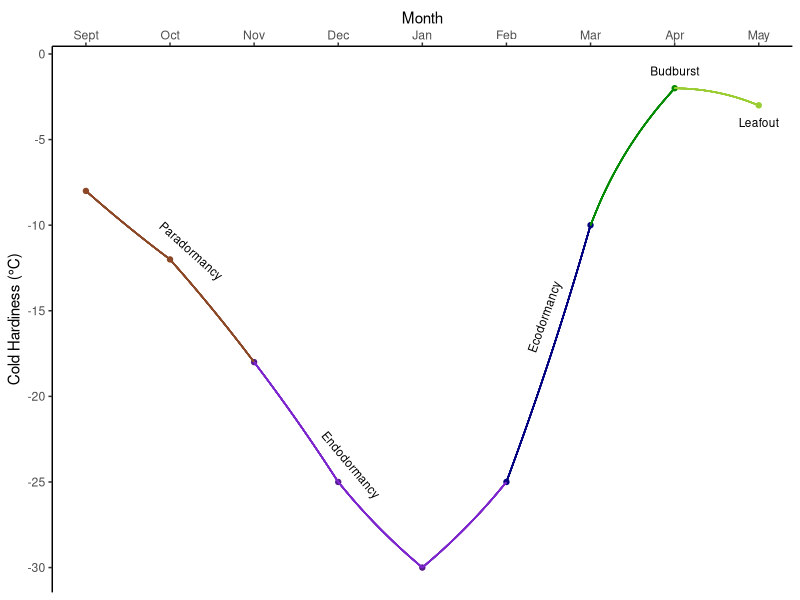
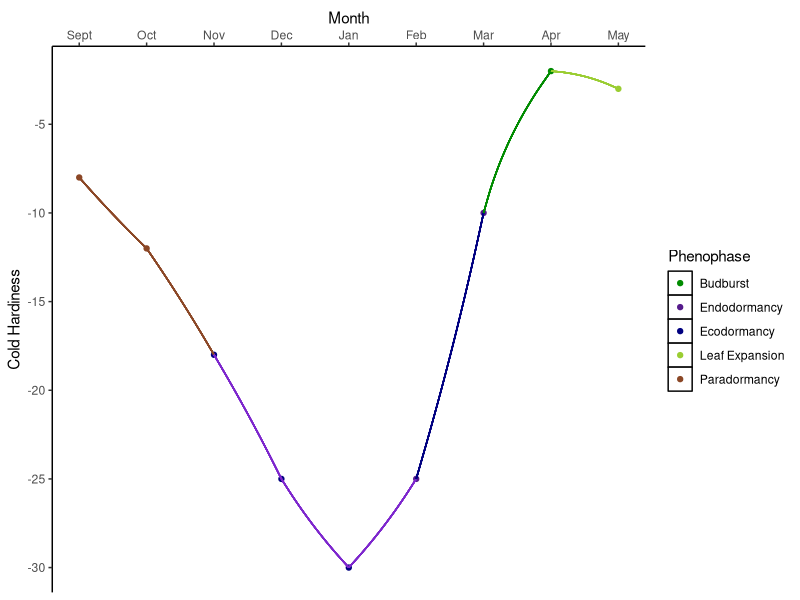
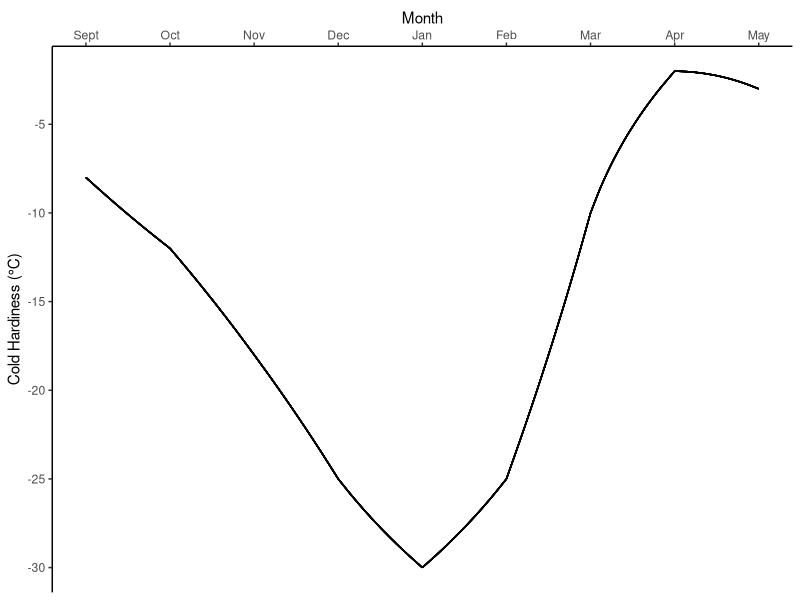

The R script that drew these images, in order:
### Make a new chart that shows the frost hardiness before, during and after dormancy
## Hardiness graph
# 8 February 2018 - Cat

# Load Libraries
library(ggplot2)

month<- 1:9
hrdy<-data.frame(month, hardy=NA, phase=NA)
hrdy$hardy<-c(-8, -12, -18, -25, -30, -25, -10, -2, -3)
hrdy$phase<-c("Paradormancy","Paradormancy", "Endodormancy", "Endodormancy", "Endodormancy", "Ecodormancy",
              "Ecodormancy", "Budburst", "Leaf Expansion")

ggplot(hrdy, aes(x=month, y=hardy)) +   
  scale_x_continuous(position = "top", breaks=c(1,2,3,4,5,6,7,8, 9),
                     labels=c("Sept", "Oct", "Nov", "Dec", "Jan", "Feb", "Mar", "Apr", "May")) +
  geom_point(aes(col=phase), col=c("sienna4","sienna4", "purple4", "purple4", "purple4", "navyblue", "navyblue", "green4", "yellowgreen")) +
  geom_curve(aes(x = 1, y = -8, xend = 2, yend = -12), data = hrdy, col="sienna4", curvature =0.02) +
  geom_curve(aes(x = 2, y = -12, xend = 3, yend = -18), data = hrdy, col="sienna4", curvature =-0.02) +
  geom_curve(aes(x = 3, y = -18, xend = 4, yend = -25), data = hrdy, col="purple3", curvature = -0.02) +
  geom_curve(aes(x = 4, y = -25, xend = 5, yend = -30), data = hrdy, col="purple3", curvature = 0.05) +
  geom_curve(aes(x = 5, y = -30, xend = 6, yend = -25), data = hrdy, col="purple3", curvature = 0.05) +
  geom_curve(aes(x = 6, y = -25, xend = 7, yend = -10), data = hrdy, col="navyblue", curvature = 0.02) +
  geom_curve(aes(x = 7, y = -10, xend = 8, yend = -2), data = hrdy, col="green4", curvature = -0.1) +
  geom_curve(aes(x = 8, y = -2, xend = 9, yend = -3), data = hrdy, col="yellowgreen", curvature = -0.1) +
  scale_y_continuous(breaks=c(2, 0, -5, -10, -15, -20, -25, -30, -35)) +
  theme(panel.background = element_blank(), axis.line = element_line(colour = "black")) +
  xlab("Month") + ylab("Cold Hardiness (°C)") + 
  annotate("text", x = 2.25, y = -11.5, label = "Paradormancy", angle=318, size=3) +
  annotate("text", x = 4.15, y = -24, label = "Endodormancy", angle=310, size=3) +
  annotate("text", x = 6.45, y = -15.35, label = "Ecodormancy", angle=70, size=3) +
  annotate("text", x = 8, y = -1, label = "Budburst", size=3) +
  annotate("text", x = 9, y = -4, label = "Leafout", size=3)

ggplot(hrdy, aes(x=month, y=hardy)) +   
  scale_x_continuous(position = "top", breaks=c(1,2,3,4,5,6,7,8, 9),
                     labels=c("Sept", "Oct", "Nov", "Dec", "Jan", "Feb", "Mar", "Apr", "May")) +
  geom_point(aes(col=phase)) +
  geom_curve(aes(x = 1, y = -8, xend = 2, yend = -12), data = hrdy, col="sienna4", curvature =0.02) +
  geom_curve(aes(x = 2, y = -12, xend = 3, yend = -18), data = hrdy,col="sienna4", curvature =-0.02) +
  geom_curve(aes(x = 3, y = -18, xend = 4, yend = -25), data = hrdy,col="purple3", curvature = -0.02) +
  geom_curve(aes(x = 4, y = -25, xend = 5, yend = -30), data = hrdy,col="purple3", curvature = 0.05) +
  geom_curve(aes(x = 5, y = -30, xend = 6, yend = -25), data = hrdy,col="purple3", curvature = 0.05) +
  geom_curve(aes(x = 6, y = -25, xend = 7, yend = -10), data = hrdy,col="navyblue", curvature = 0.02) +
  geom_curve(aes(x = 7, y = -10, xend = 8, yend = -2), data = hrdy,col="green4", curvature = -0.1) +
  geom_curve(aes(x = 8, y = -2, xend = 9, yend = -3), data = hrdy,col="yellowgreen", curvature = -0.1) +
  scale_y_continuous(breaks=c(2, 0, -5, -10, -15, -20, -25, -30, -35)) +
  theme(panel.background = element_blank(), axis.line = element_line(colour = "black"), 
        legend.key=element_rect(fill="white")) +
  xlab("Month") + ylab("Cold Hardiness") + 
  scale_color_manual(values=c("green4", "purple4", "navyblue","yellowgreen" , "sienna4"),
                     labels=c("Budburst", "Endodormancy", "Ecodormancy","Leaf Expansion","Paradormancy")) +
  labs(color="Phenophase")

ggplot(hrdy, aes(x=month, y=hardy)) +   
  scale_x_continuous(position = "top", breaks=c(1,2,3,4,5,6,7,8, 9),
                     labels=c("Sept", "Oct", "Nov", "Dec", "Jan", "Feb", "Mar", "Apr", "May")) +
  geom_curve(aes(x = 1, y = -8, xend = 2, yend = -12), data = hrdy, curvature =0.02) +
  geom_curve(aes(x = 2, y = -12, xend = 3, yend = -18), data = hrdy, curvature =-0.02) +
  geom_curve(aes(x = 3, y = -18, xend = 4, yend = -25), data = hrdy, curvature = -0.02) +
  geom_curve(aes(x = 4, y = -25, xend = 5, yend = -30), data = hrdy, curvature = 0.05) +
  geom_curve(aes(x = 5, y = -30, xend = 6, yend = -25), data = hrdy, curvature = 0.05) +
  geom_curve(aes(x = 6, y = -25, xend = 7, yend = -10), data = hrdy, curvature = 0.02) +
  geom_curve(aes(x = 7, y = -10, xend = 8, yend = -2), data = hrdy, curvature = -0.1) +
  geom_curve(aes(x = 8, y = -2, xend = 9, yend = -3), data = hrdy, curvature = -0.1) +
  scale_y_continuous(breaks=c(2, 0, -5, -10, -15, -20, -25, -30, -35)) +
  theme(panel.background = element_blank(), axis.line = element_line(colour = "black")) +
  xlab("Month") + ylab("Cold Hardiness (°C)")

